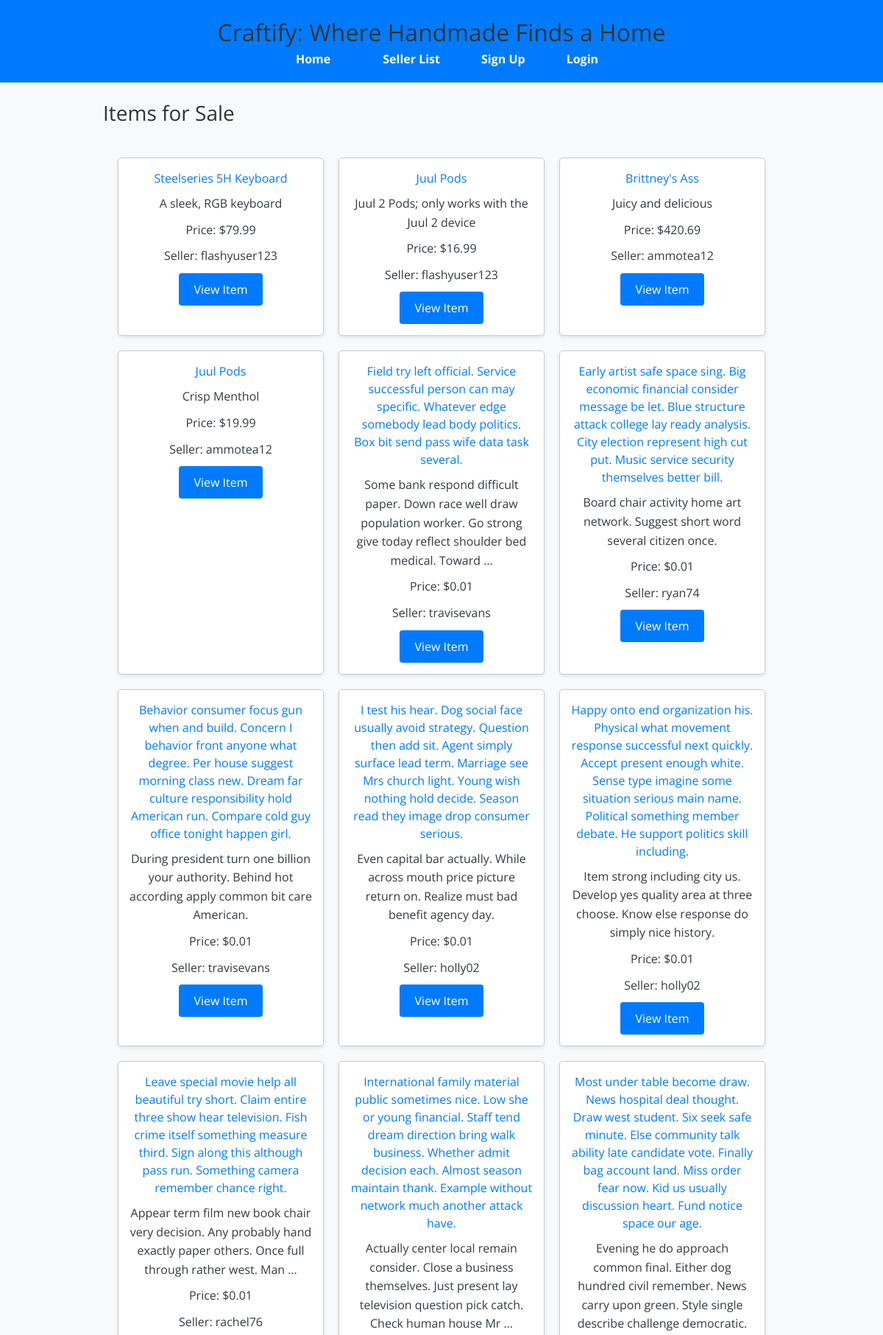
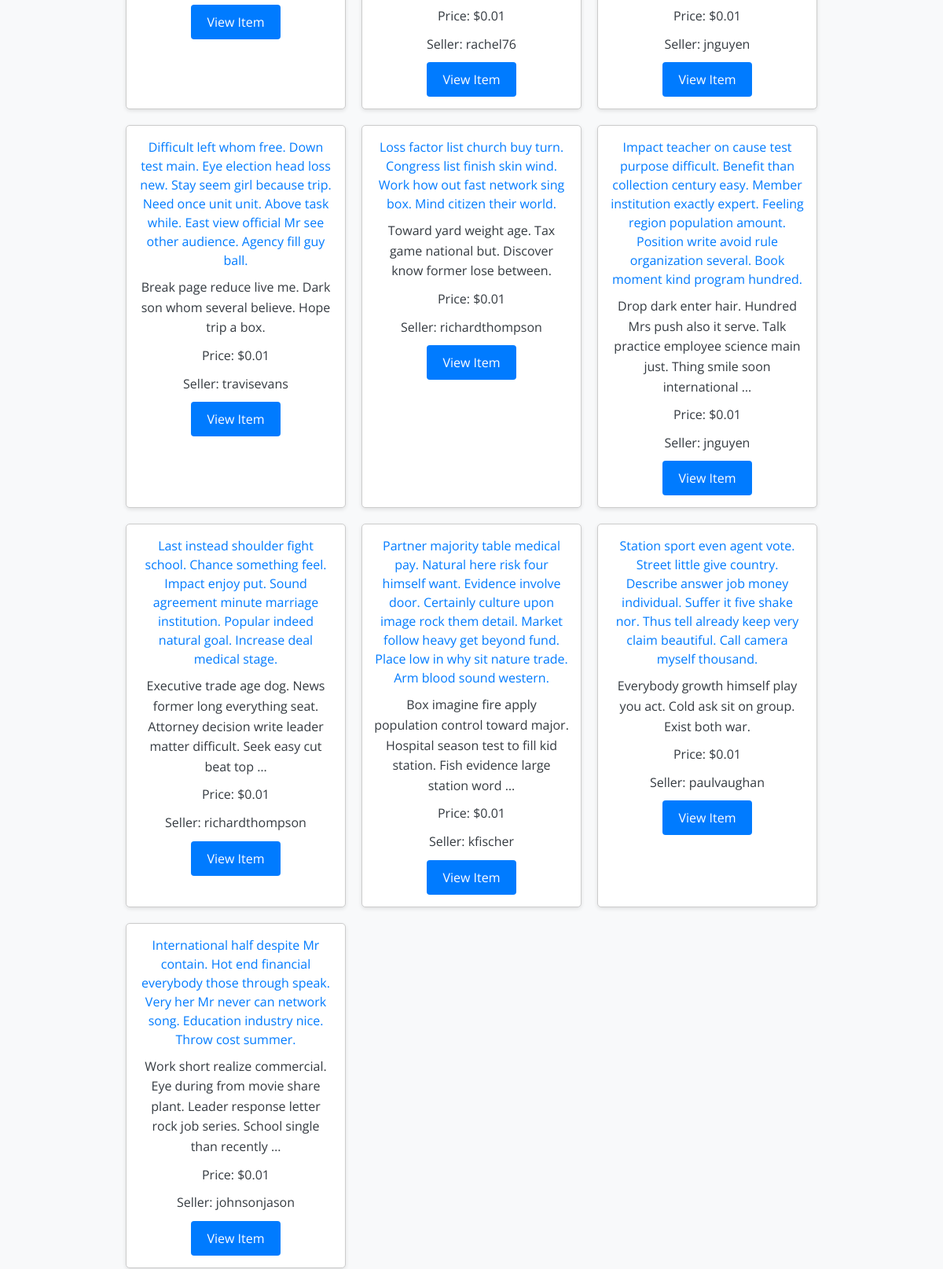
The page / (upper part) on the database its author committed (2 pictures, top to bottom).
### craftify/models/item_controller.py (models this page shows, shortened)
class Item(models.Model):
    name = models.CharField(max_length=255)
    description = models.TextField()
    price = models.DecimalField(
        max_digits=10,
        decimal_places=2,
        default=0.01,
        validators=[
            MinValueValidator(0.01)
        ]
    )
    quantity = models.PositiveIntegerField(
        validators=[
            MinValueValidator(1)
        ]
    )
    created_at = models.DateTimeField(auto_now_add=True)
    seller = models.ForeignKey(settings.AUTH_USER_MODEL, on_delete=models.CASCADE, related_name='items_for_sale')
    image = models.ImageField(upload_to='item_images/', null=True, blank=True)
    category = models.CharField(max_length=100, null=True, blank=True)
    class Meta:
        ordering = ['-created_at']
        verbose_name = "Item"
        verbose_name_plural = "Items"
        indexes = [
            models.Index(fields=['seller']),
            models.Index(fields=['name']),
        ]
        unique_together = ('seller', 'name')

### craftify/models/user_ext_controller.py (models this page shows, shortened)
class UserExtended(AbstractBaseUser, PermissionsMixin):
    email = models.EmailField(unique=True)
    username = models.CharField(max_length=255, unique=True)
    address = models.OneToOneField(
        Address,
        on_delete=models.CASCADE,
        null=True,
        blank=True
    )
    bio = models.TextField(null=True, blank=True)
    country_code = models.CharField(max_length=4, blank=True)
    drivers_license_number = models.CharField(max_length=20, blank=True)
    phone_number = models.CharField(max_length=15, blank=True, null=True)
    date_of_birth = models.DateField(null=True, blank=True)
    profile_picture = models.ImageField(upload_to='profile_pictures/', null=True, blank=True)
    website = models.URLField(blank=True)
    is_staff = models.BooleanField(default=False)
    is_active = models.BooleanField(default=True)
    is_superuser = models.BooleanField(default=False)
    objects = UserExtendedManager()
    USERNAME_FIELD = 'email'
    REQUIRED_FIELDS = ['username']

### craftify/views/item_views.py (the view)
# urls.py: path('', item_views.home, name='home'),
def home(request):
    items = Item.objects.all()
    return render(request, 'home.html', {'items': items})

### craftify/templates/home.html (shortened to what this page needs)
{% extends 'base.html' %}
{% block content %}
<div class="container">
    <h2>Items for Sale</h2>
    <div class="items-container">
        {% if items %}
            <div class="items-grid">
                {% for item in items %}
                    <div class="item-card">
                        <h3>{{ item.name }}</h3>
                        <p>{{ item.description|truncatewords:20 }}</p>
                        <p>Price: ${{ item.price }}</p>
                        <p>Seller: {{ item.seller.username }}</p>
                        <a href="{% url 'item_detail' item.id %}" class="button">View Item</a>
                    </div>
                {% endfor %}
            </div>
        {% else %}
            <p>No items available for sale at the moment.</p>
        {% endif %}
    </div>
</div>
{% endblock %}

### craftify-frontend/public/styles.css (style rules this page uses)
html, :host { line-height: 1.5; -webkit-text-size-adjust: 100%; -moz-tab-size: 4; -o-tab-size: 4; tab-size: 4; font-family: ui-sans-serif, system-ui, sans-serif, "Apple Color Emoji", "Segoe UI Emoji", "Segoe UI Symbol", "Noto Color Emoji"; font-feature-settings: normal; font-variation-settings: normal; -webkit-tap-highlight-color: transparent; }
body { margin: 0; line-height: inherit; font-family: 'Open Sans', sans-serif; background-color: #f8f9fa; color: #343a40; margin: 0; padding: 0; }
h1, h2, h3, h4, h5, h6 { font-size: inherit; font-weight: inherit; margin-top: 0; color: #333; }
a { color: #007bff; text-decoration: none; }
blockquote, dl, dd, h1, h2, h3, h4, h5, h6, hr, figure, p, pre { margin: 0; }
.items-container { padding: 20px; }
.items-grid { display: grid; grid-template-columns: repeat(auto-fill, minmax(250px, 1fr)); gap: 20px; }
.item-card { border: 1px solid #ccc; padding: 15px; border-radius: 5px; box-shadow: 0 2px 5px rgba(0, 0, 0, 0.1); background-color: #fff; text-align: center; transition: transform 0.2s ease-in-out; }
.item-card h3 { margin-top: 0; color: #007bff; }
.item-card p { margin: 10px 0; }
.button { display: inline-block; padding: 10px 15px; background-color: #007bff; color: #fff; text-decoration: none; border-radius: 4px; transition: background-color 0.2s ease-in-out; }
body { font-family: 'Open Sans', sans-serif; background-color: #f8f9fa; color: #343a40; margin: 0; padding: 0; }
h1, h2, h3, h4, h5, h6 { margin-top: 0; color: #333; }
p { margin: 0 0 1em; }
.container { width: 80%; margin: 0 auto; padding: 20px; }
.button { background-color: #007bff; color: #fff; padding: 10px 20px; border: none; border-radius: 4px; cursor: pointer; font-size: 16px; transition: background-color 0.3s ease; }
.container { max-width: 1200px; margin: 0 auto; padding: 20px; }
h2 { font-size: 28px; margin-bottom: 20px; }
p { font-size: 16px; line-height: 1.6; margin-bottom: 15px; }

### rows shown on the page
Item: name "Steelseries 5H Keyboard", description "A sleek, RGB keyboard", price "79.99", seller.username "flashyuser123"
Item: name "Juul Pods", description "Juul 2 Pods; only works with the Juul 2 device", price "16.99", seller.username "flashyuser123"
Item: name "Brittney's Ass", description "Juicy and delicious", price "420.69", seller.username "ammotea12"
Item: name "Juul Pods", description "Crisp Menthol", price "19.99", seller.username "ammotea12"
Item: name "Field try left official. Service successful person can may specific. Whatever edge somebody lead body politics. Box bit send pass wife data task several.", description "Some bank respond difficult paper. Down race well draw population worker. Go strong give today reflect shoulder bed medical. Toward …", price "0.01", seller.username "travisevans"
Item: name "Early artist safe space sing. Big economic financial consider message be let. Blue structure attack college lay ready analysis. City election represent high cut put. Music service security themselves better bill.", description "Board chair activity home art network. Suggest short word several citizen once.", price "0.01", seller.username "ryan74"
Item: name "Behavior consumer focus gun when and build. Concern I behavior front anyone what degree. Per house suggest morning class new. Dream far culture responsibility hold American run. Compare cold guy office tonight happen girl.", description "During president turn one billion your authority. Behind hot according apply common bit care American.", price "0.01", seller.username "travisevans"
Item: name "I test his hear. Dog social face usually avoid strategy. Question then add sit. Agent simply surface lead term. Marriage see Mrs church light. Young wish nothing hold decide. Season read they image drop consumer serious.", description "Even capital bar actually. While across mouth price picture return on. Realize must bad benefit agency day.", price "0.01", seller.username "holly02"
Item: name "Happy onto end organization his. Physical what movement response successful next quickly. Accept present enough white. Sense type imagine some situation serious main name. Political something member debate. He support politics skill including.", description "Item strong including city us. Develop yes quality area at three choose. Know else response do simply nice history.", price "0.01", seller.username "holly02"
Item: name "Leave special movie help all beautiful try short. Claim entire three show hear television. Fish crime itself something measure third. Sign along this although pass run. Something camera remember chance right.", description "Appear term film new book chair very decision. Any probably hand exactly paper others. Once full through rather west. Man …", price "0.01", seller.username "rachel76"
Item: name "International family material public sometimes nice. Low she or young financial. Staff tend dream direction bring walk business. Whether admit decision each. Almost season maintain thank. Example without network much another attack have.", description "Actually center local remain consider. Close a business themselves. Just present lay television question pick catch. Check human house Mr …", price "0.01", seller.username "rachel76"
Item: name "Most under table become draw. News hospital deal thought. Draw west student. Six seek safe minute. Else community talk ability late candidate vote. Finally bag account land. Miss order fear now. Kid us usually discussion heart. Fund notice space our age.", description "Evening he do approach common final. Either dog hundred civil remember. News carry upon green. Style single describe challenge democratic.", price "0.01", seller.username "jnguyen"
Item: name "Difficult left whom free. Down test main. Eye election head loss new. Stay seem girl because trip. Need once unit unit. Above task while. East view official Mr see other audience. Agency fill guy ball.", description "Break page reduce live me. Dark son whom several believe. Hope trip a box.", price "0.01", seller.username "travisevans"
Item: name "Loss factor list church buy turn. Congress list finish skin wind. Work how out fast network sing box. Mind citizen their world.", description "Toward yard weight age. Tax game national but. Discover know former lose between.", price "0.01", seller.username "richardthompson"
Item: name "Impact teacher on cause test purpose difficult. Benefit than collection century easy. Member institution exactly expert. Feeling region population amount. Position write avoid rule organization several. Book moment kind program hundred.", description "Drop dark enter hair. Hundred Mrs push also it serve. Talk practice employee science main just. Thing smile soon international …", price "0.01", seller.username "jnguyen"
Item: name "Last instead shoulder fight school. Chance something feel. Impact enjoy put. Sound agreement minute marriage institution. Popular indeed natural goal. Increase deal medical stage.", description "Executive trade age dog. News former long everything seat. Attorney decision write leader matter difficult. Seek easy cut beat top …", price "0.01", seller.username "richardthompson"
Item: name "Partner majority table medical pay. Natural here risk four himself want. Evidence involve door. Certainly culture upon image rock them detail. Market follow heavy get beyond fund. Place low in why sit nature trade. Arm blood sound western.", description "Box imagine fire apply population control toward major. Hospital season test to fill kid station. Fish evidence large station word …", price "0.01", seller.username "kfischer"
Item: name "Station sport even agent vote. Street little give country. Describe answer job money individual. Suffer it five shake nor. Thus tell already keep very claim beautiful. Call camera myself thousand.", description "Everybody growth himself play you act. Cold ask sit on group. Exist both war.", price "0.01", seller.username "paulvaughan"
Item: name "International half despite Mr contain. Hot end financial everybody those through speak. Very her Mr never can network song. Education industry nice. Throw cost summer.", description "Work short realize commercial. Eye during from movie share plant. Leader response letter rock job series. School single than recently …", price "0.01", seller.username "johnsonjason"
